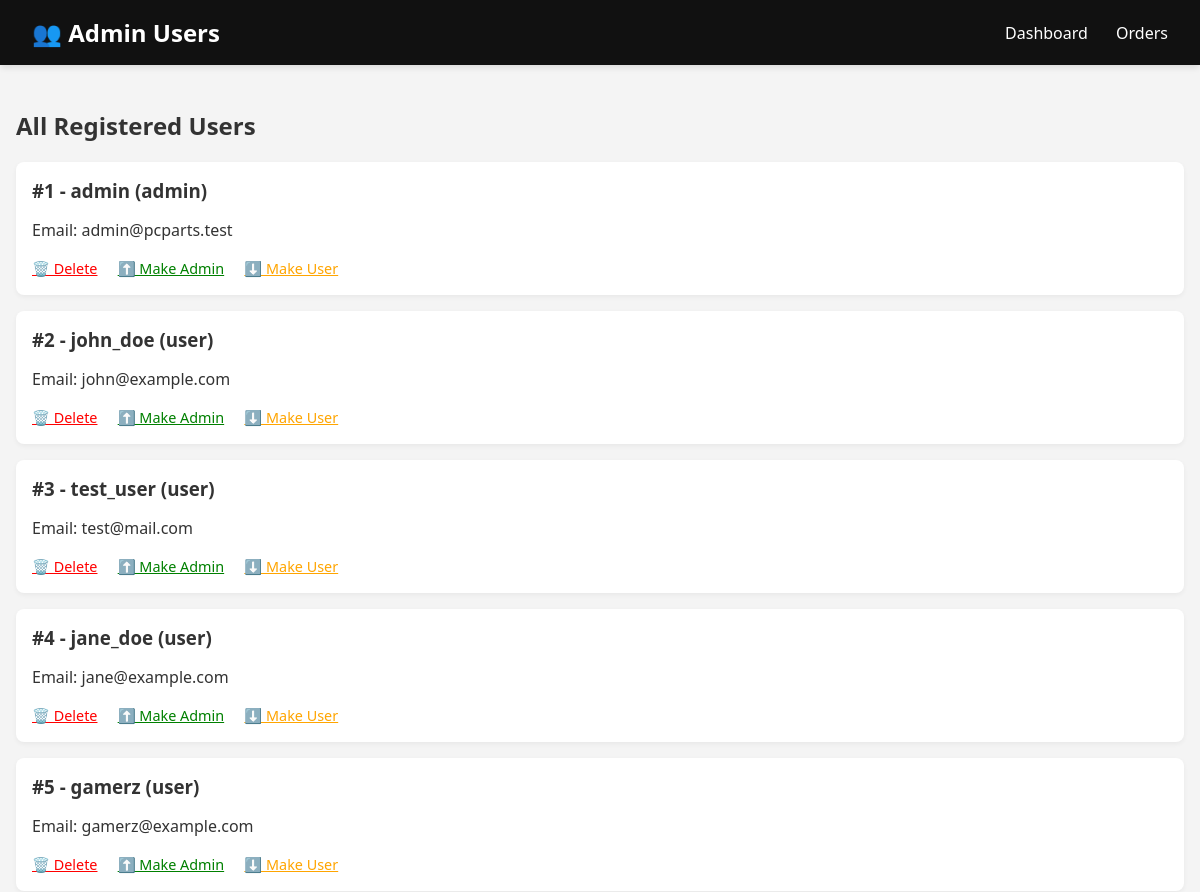
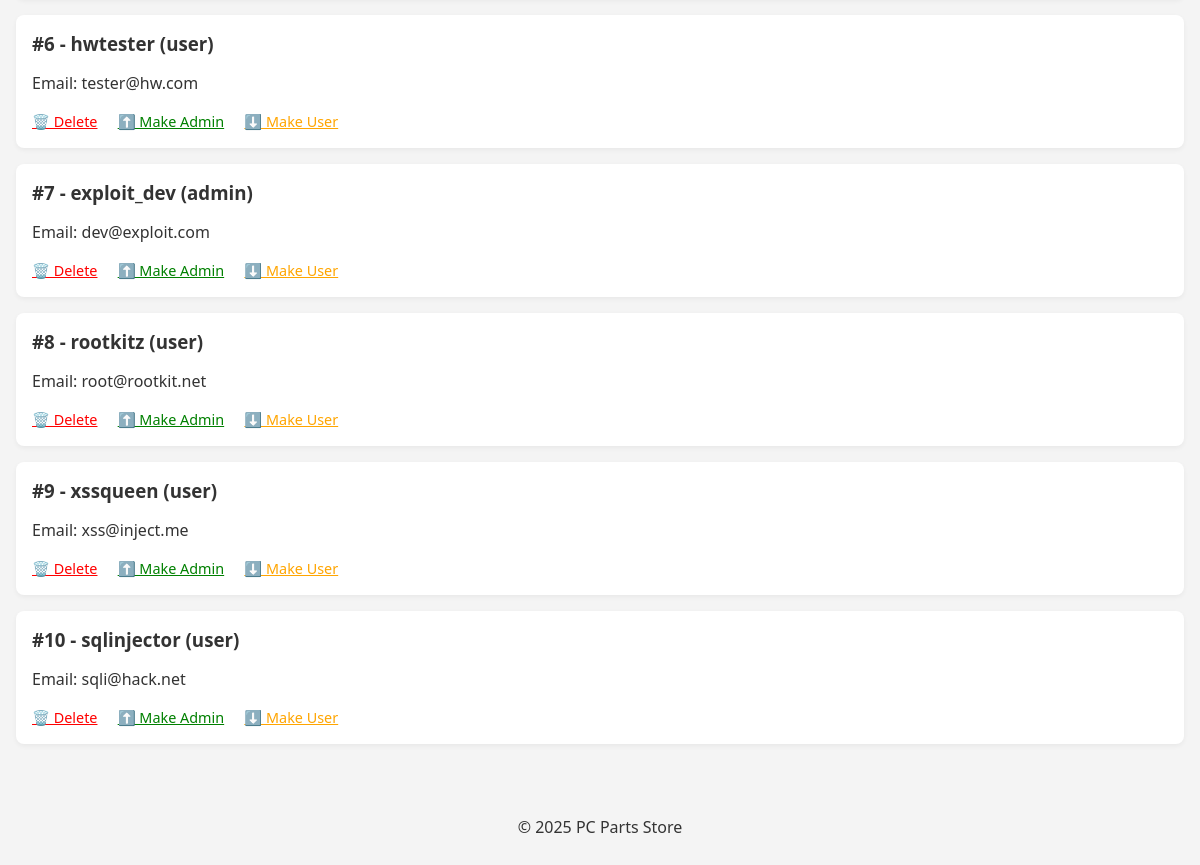
/admin/users.php, run on the app's committed database (2 pictures, top to bottom).
### tables this page shows
CREATE TABLE `users` (
  `id` int(11) NOT NULL AUTO_INCREMENT,
  `username` varchar(30) NOT NULL,
  `password` varchar(255) NOT NULL,
  `email` varchar(100) NOT NULL,
  `role` enum('user','admin') DEFAULT 'user',
  `created_at` timestamp NULL DEFAULT current_timestamp(),
  PRIMARY KEY (`id`)
);

### includes/db.php (called while the page is built, shortened)
<?php
$conn = mysqli_connect(DB_HOST, DB_USER, DB_PASS, DB_NAME);
function query($sql) {
    global $conn;
    $res = mysqli_query($conn, $sql);
    return $res;
}
function fetchAll($sql) {
    $data = [];
    $res = query($sql);
    if ($res) {
        while ($row = mysqli_fetch_assoc($res)) {
            $data[] = $row;
        }
    }
    return $data;
}

### admin/users.php (the view, shortened to what this page needs)
<?php
require_once '../includes/db.php';
$users = fetchAll("SELECT * FROM users");
?>
<!DOCTYPE html>
<html lang="en">
<head>
  <link rel="stylesheet" href="../assets/css/main.css">
  <link rel="stylesheet" href="../assets/css/layout.css">
  <link rel="stylesheet" href="../assets/css/components/buttons.css">
  <link rel="stylesheet" href="../assets/css/components/alerts.css">
</head>
<body>
<div class="topbar">
  <div class="logo">👥 Admin Users</div>
  <div class="nav-links">
    <a href="dashboard.php">Dashboard</a>
    <a href="orders.php">Orders</a>
  </div>
</div>
<section class="container">
  <h2>All Registered Users</h2>
  <?php foreach ($users as $u): ?>
    <div class="user-box">
      <h3>#<?= $u['id'] ?> - <?= $u['username'] ?> (<?= $u['role'] ?>)</h3>
      <p>Email: <?= $u['email'] ?></p>
      <div class="actions">
        <a href="?delete=<?= $u['id'] ?>" style="color: red;">🗑️ Delete</a>
        <a href="?edit=<?= $u['id'] ?>&role=admin" style="color: green;">⬆️ Make Admin</a>
        <a href="?edit=<?= $u['id'] ?>&role=user" style="color: orange;">⬇️ Make User</a>
      </div>
    </div>
  <?php endforeach; ?>
</section>
<?php require_once '../includes/footer.php'; ?>
</body>
</html>

### assets/css/main.css (style rules this page uses)
:root { --primary: #007bff; --primary-dark: #0056b3; --accent: #ffc107; --background: #f4f4f4; --foreground: #fff; --text: #333; --shadow: rgba(0, 0, 0, 0.1); }
body { margin: 0; font-family: 'Segoe UI', sans-serif; background: var(--background); color: var(--text); }

### assets/css/layout.css (style rules this page uses)
.container { max-width: 1200px; margin: auto; padding: 1.5rem 1rem; }
.topbar { background: #111; color: white; padding: 1rem 2rem; display: flex; justify-content: space-between; align-items: center; box-shadow: 0 4px 6px -1px rgba(0, 0, 0, 0.1); position: sticky; top: 0; z-index: 1000; }
.topbar .logo { font-weight: bold; font-size: 1.5rem; }
.topbar .nav-links a { color: white; margin-left: 1.5rem; text-decoration: none; font-size: 1rem; transition: color 0.2s ease; }

### admin/users.php (style rules this page uses)
.user-box { background: #fff; padding: 1rem; margin-bottom: 1rem; border-radius: 8px; box-shadow: 0 2px 5px rgba(0,0,0,0.05); }
.user-box h3 { margin: 0; }
.actions a { margin-right: 1rem; font-size: 0.9rem; }

### data on the page
users: id "1", username "admin", role "admin", email "admin@pcparts.test"
users: id "2", username "john_doe", role "user", email "john@example.com"
users: id "3", username "test_user", role "user", email "test@mail.com"
users: id "4", username "jane_doe", role "user", email "jane@example.com"
users: id "5", username "gamerz", role "user", email "gamerz@example.com"
users: id "6", username "hwtester", role "user", email "tester@hw.com"
users: id "7", username "exploit_dev", role "admin", email "dev@exploit.com"
users: id "8", username "rootkitz", role "user", email "root@rootkit.net"
users: id "9", username "xssqueen", role "user", email "xss@inject.me"
users: id "10", username "sqlinjector", role "user", email "sqli@hack.net"
